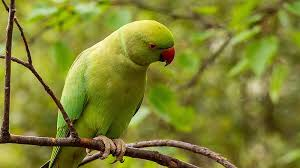
#> input picture Bird.jpg, 300 x 168 px
$ python ColorSpaces.py
#> lines starting #> are read from the running program, lines starting #| are printed output that depends on the picture
#ColorSpaces

import os
import cv2

img = cv2.imread(os.path.join(".","Bird.jpg"))
#> img is the input picture: shape (168, 300, 3); mean B, G, R 47.7, 130.4, 127.6

img_rgb = cv2.cvtColor(img, cv2.COLOR_BGR2RGB)
img_gray = cv2.cvtColor(img, cv2.COLOR_BGR2GRAY)
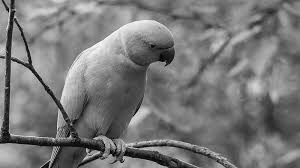
#> img_gray: shape (168, 300); min 2, max 249, mean 120.1

cv2.imshow("Original Image", img)
cv2.imshow("RGB Image", img_rgb)
cv2.imshow("Gray Image", img_gray)
cv2.waitKey(0)

$ run again, with Dogs.jpg copied over Bird.jpg
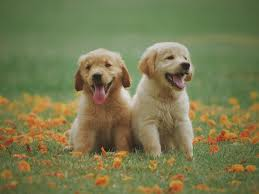
#> input picture Dogs.jpg, 259 x 194 px
#> img is the input picture: shape (194, 259, 3); mean B, G, R 79.9, 121.8, 120.6
#> `img_gray = cv2.cvtColor(img, cv2.COLOR_BGR2GRAY)`:
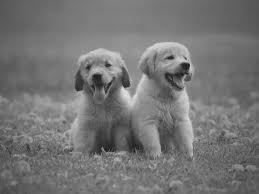
#> img_gray: shape (194, 259); min 19, max 227, mean 116.7

$ run again, with Owl.jpg copied over Bird.jpg
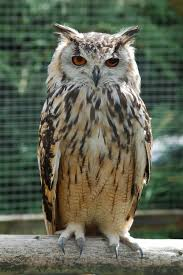
#> input picture Owl.jpg, 183 x 275 px
#> img is the input picture: shape (275, 183, 3); mean B, G, R 84.2, 101.2, 95.9
#> `img_gray = cv2.cvtColor(img, cv2.COLOR_BGR2GRAY)`:
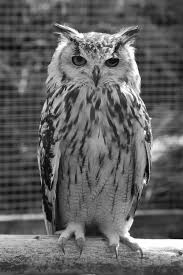
#> img_gray: shape (275, 183); min 1, max 255, mean 97.7

$ run again, with free.jpg copied over Bird.jpg
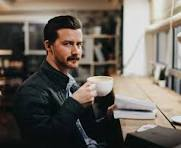
#> input picture free.jpg, 181 x 148 px
#> img is the input picture: shape (148, 181, 3); mean B, G, R 88.8, 96.4, 102.9
#> `img_gray = cv2.cvtColor(img, cv2.COLOR_BGR2GRAY)`:
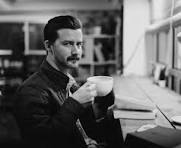
#> img_gray: shape (148, 181); min 0, max 240, mean 97.5
